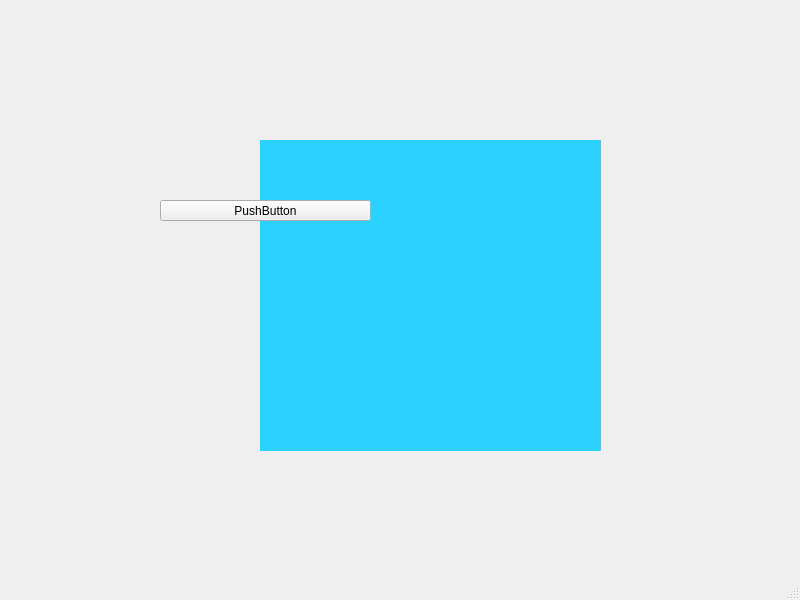
<?xml version="1.0" encoding="UTF-8"?>
<ui version="4.0">
 <class>MainWindow</class>
 <widget class="QMainWindow" name="MainWindow">
  <property name="geometry">
   <rect>
    <x>0</x>
    <y>0</y>
    <width>800</width>
    <height>600</height>
   </rect>
  </property>
  <property name="windowTitle">
   <string>MainWindow</string>
  </property>
  <property name="styleSheet">
   <string notr="true">QPushButton {
    background-color: white;
    border-style: solid;
    border-width: 2px;
    border-radius: 10px;
    border-color: #484EED;
    max-height: 5px;
    font: bold 14px;
    padding: 6px;
},
QPushButton:pressed {
    background-color: rgb(224, 0, 0);
    border-style: inset;
},
QPushButton::menu-indicator {
    image: url(myindicator.png);
    subcontrol-position: right center;
    subcontrol-origin: padding;
    left: -2px;
};
	background-
	background-image-style: solid;</string>
  </property>
  <widget class="QWidget" name="centralwidget">
   <property name="styleSheet">
    <string notr="true"/>
   </property>
   <widget class="QWidget" name="widget" native="true">
    <property name="geometry">
     <rect>
      <x>260</x>
      <y>140</y>
      <width>341</width>
      <height>311</height>
     </rect>
    </property>
    <property name="styleSheet">
     <string notr="true">background-color: rgb(44, 210, 255);</string>
    </property>
   </widget>
   <widget class="QPushButton" name="pushButton">
    <property name="geometry">
     <rect>
      <x>160</x>
      <y>200</y>
      <width>211</width>
      <height>21</height>
     </rect>
    </property>
    <property name="styleSheet">
     <string notr="true"/>
    </property>
    <property name="text">
     <string>PushButton</string>
    </property>
   </widget>
  </widget>
  <widget class="QMenuBar" name="menubar">
   <property name="geometry">
    <rect>
     <x>0</x>
     <y>0</y>
     <width>800</width>
     <height>23</height>
    </rect>
   </property>
  </widget>
  <widget class="QStatusBar" name="statusbar"/>
 </widget>
 <resources>
  <include location="C:/Users/HHH/Downloads/123.qrc"/>
 </resources>
 <connections/>
</ui>
